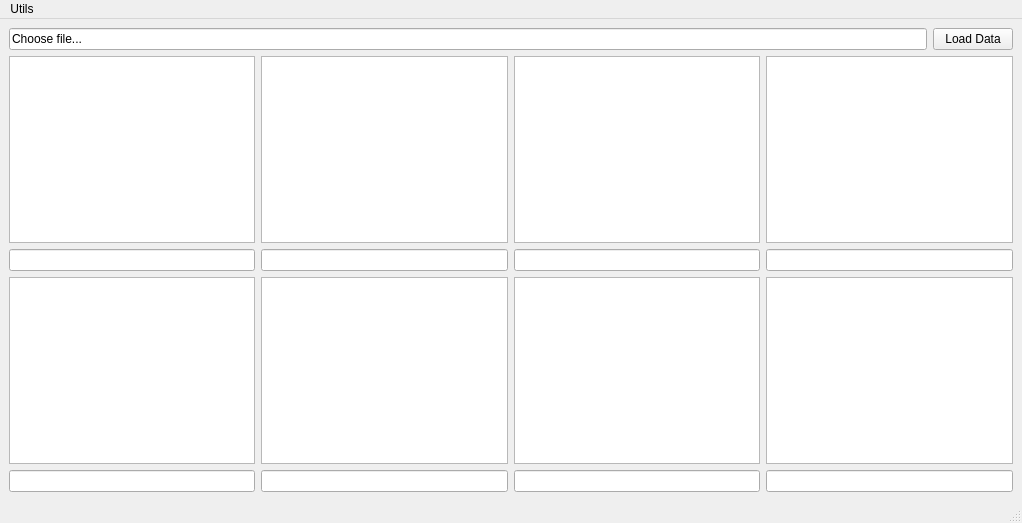
<?xml version="1.0" encoding="UTF-8"?>
<ui version="4.0">
 <class>MainWindow</class>
 <widget class="QMainWindow" name="MainWindow">
  <property name="geometry">
   <rect>
    <x>0</x>
    <y>0</y>
    <width>1022</width>
    <height>523</height>
   </rect>
  </property>
  <property name="windowTitle">
   <string>MainWindow</string>
  </property>
  <widget class="QWidget" name="centralwidget">
   <layout class="QVBoxLayout" name="verticalLayout_2">
    <item>
     <layout class="QHBoxLayout" name="horizontalLayout_3">
      <item>
       <widget class="QLineEdit" name="lineEdit_4">
        <property name="text">
         <string>Choose file...</string>
        </property>
       </widget>
      </item>
      <item>
       <widget class="QPushButton" name="pushButton">
        <property name="text">
         <string>Load Data</string>
        </property>
       </widget>
      </item>
     </layout>
    </item>
    <item>
     <layout class="QGridLayout" name="gridLayout">
      <item row="1" column="0">
       <widget class="QLineEdit" name="lineEdit"/>
      </item>
      <item row="3" column="0">
       <widget class="myImageView" name="graphicsView_5"/>
      </item>
      <item row="1" column="2">
       <widget class="QLineEdit" name="lineEdit_3"/>
      </item>
      <item row="3" column="2">
       <widget class="myImageView" name="graphicsView_7"/>
      </item>
      <item row="3" column="1">
       <widget class="myImageView" name="graphicsView_6"/>
      </item>
      <item row="3" column="3">
       <widget class="myImageView" name="graphicsView_8"/>
      </item>
      <item row="0" column="1">
       <widget class="myImageView" name="graphicsView_2"/>
      </item>
      <item row="1" column="3">
       <widget class="QLineEdit" name="lineEdit_5"/>
      </item>
      <item row="0" column="0">
       <widget class="myImageView" name="graphicsView"/>
      </item>
      <item row="1" column="1">
       <widget class="QLineEdit" name="lineEdit_2"/>
      </item>
      <item row="0" column="2">
       <widget class="myImageView" name="graphicsView_3"/>
      </item>
      <item row="0" column="3">
       <widget class="myImageView" name="graphicsView_4"/>
      </item>
      <item row="4" column="0">
       <widget class="QLineEdit" name="lineEdit_6"/>
      </item>
      <item row="4" column="1">
       <widget class="QLineEdit" name="lineEdit_7"/>
      </item>
      <item row="4" column="2">
       <widget class="QLineEdit" name="lineEdit_8"/>
      </item>
      <item row="4" column="3">
       <widget class="QLineEdit" name="lineEdit_9"/>
      </item>
     </layout>
    </item>
   </layout>
  </widget>
  <widget class="QMenuBar" name="menubar">
   <property name="geometry">
    <rect>
     <x>0</x>
     <y>0</y>
     <width>1022</width>
     <height>25</height>
    </rect>
   </property>
   <widget class="QMenu" name="menuUtils">
    <property name="title">
     <string>Utils</string>
    </property>
   </widget>
   <addaction name="menuUtils"/>
  </widget>
  <widget class="QStatusBar" name="statusbar"/>
  <action name="actionLoad_Test_Data">
   <property name="text">
    <string>Load Test Data</string>
   </property>
  </action>
 </widget>
 <customwidgets>
  <customwidget>
   <class>myImageView</class>
   <extends>QGraphicsView</extends>
   <header>QTvisualiser.views</header>
  </customwidget>
 </customwidgets>
 <resources/>
 <connections/>
</ui>
